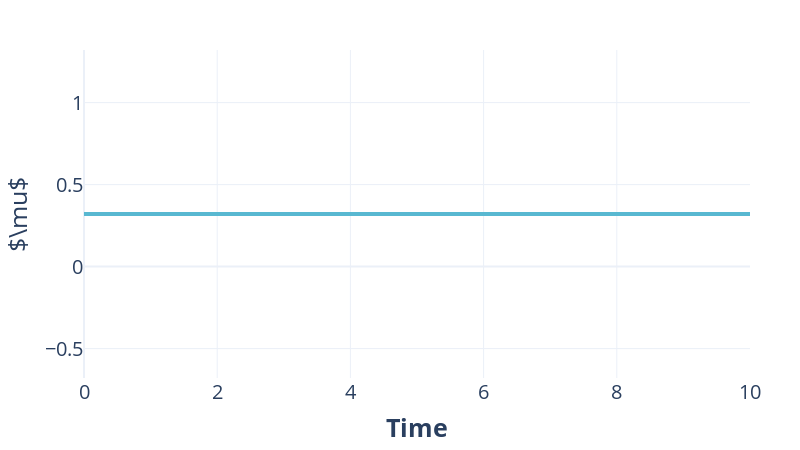

Notebook cell for this chart:
### Code cell
# Ploting the evolutionary rate mu over time with rate matrix switch in the middle

mu_value = []

# Generate mu values
for t in t_range:
    mu = calculate_stationary_rate(Q3*0.1)
    mu_value.append(mu)
    

# Create the plot
fig = go.Figure()

# Add Q3 line
fig.add_trace(go.Scatter(x=np.linspace(0, 10, 999), y=mu_value, mode='lines', line=dict(color='#58B8D1', width=4)))


# Update layout for better presentation
fig.update_layout(
    title=None,
    title_font=dict(size=20),  # Increase title size, make it bold
    xaxis_title='<b>Time</b>',
    xaxis=dict(
        title_font=dict(size=25),
        tickfont=dict(size=20),
    ),
    yaxis_title=r'$\mu$',
    yaxis=dict(
        title_font=dict(size=25),
        tickfont=dict(size=20),
    ),
    legend=dict(
        title=None,
        font=dict(size=16),  # Adjust font size of legend
        x=1.02,  # Adjust position of legend
        y=1,
        bordercolor="Black",
        borderwidth=1
    ),
    template='plotly_white',
    width=800,
    height=450,
    margin=dict(l=50, r=50, t=50, b=50)
)

fig.write_image("/Users/gulugulu/repos/PuningAnalysis/results/figures/mu_stationary.pdf")

# Show the plot
fig.show()

### Figure 1 — Plotly figure (JSON) as saved in the notebook; plotly's stock layout.template omitted (floating-point values rounded to 4 significant figures; data arrays with more than 128 entries replaced by an {"elided": "..."} marker saying what was removed)
{"data": [{"line": {"color": "#58B8D1", "width": 4}, "mode": "lines", "type": "scatter", "x": {"elided": "999 float values"}, "y": {"elided": "999 float values"}}], "layout": {"height": 450, "legend": {"bordercolor": "Black", "borderwidth": 1, "font": {"size": 16}, "title": {}, "x": 1.02, "y": 1}, "margin": {"b": 50, "l": 50, "r": 50, "t": 50}, "title": {"font": {"size": 20}}, "width": 800, "xaxis": {"tickfont": {"size": 20}, "title": {"font": {"size": 25}, "text": "<b>Time</b>"}}, "yaxis": {"tickfont": {"size": 20}, "title": {"font": {"size": 25}, "text": "$\\mu$"}}}}
